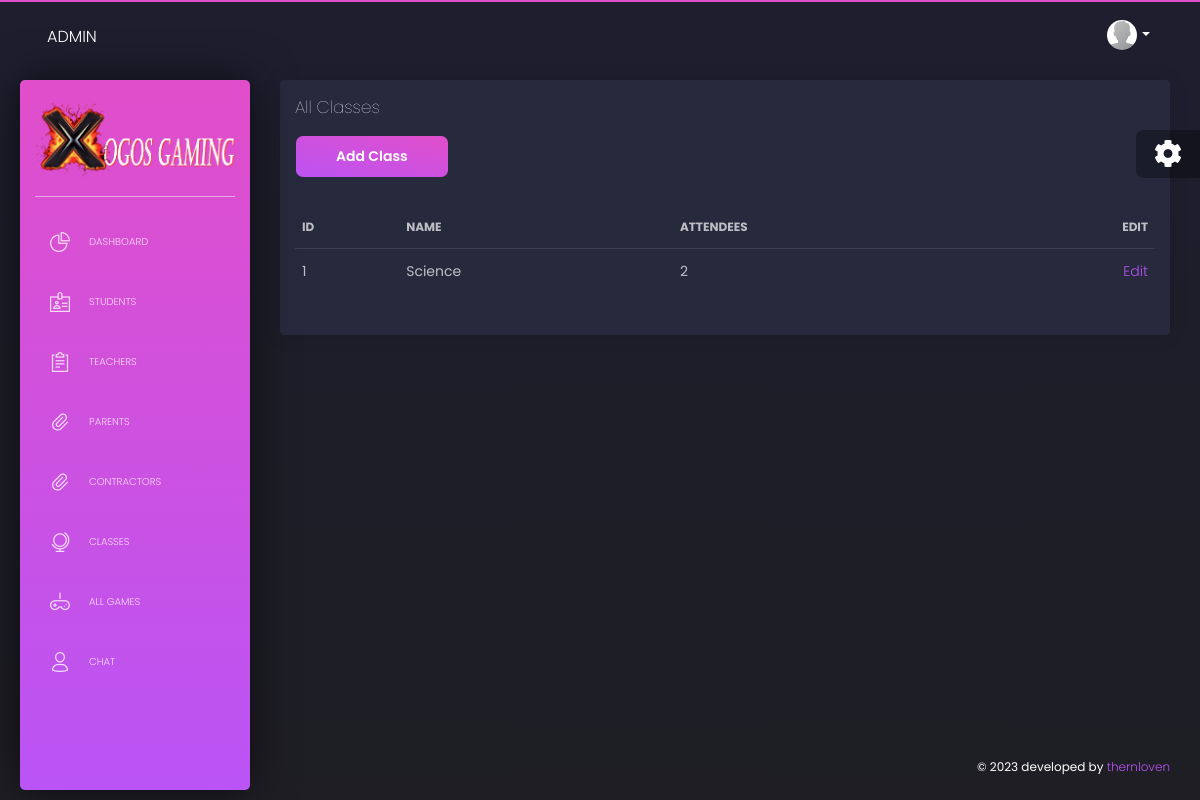
The app's page /admin/classes.php (signed in) with its own data.
### tables this page shows
CREATE TABLE `classes` (
  `class_id` int NOT NULL,
  `class_teacher_id` varchar(255) DEFAULT NULL,
  `class_subject` varchar(255) DEFAULT NULL
);

### admin/functions.php (called while the page is built, shortened)
<?php
function is_student()
{
    if (isLoggedIn()) {
        $result = query("SELECT user_role FROM users WHERE user_id=" . $_SESSION['user_id'] . "");
        $row = fetchRecords($result);
        if ($row['user_role'] == 'student') {
            return true;
        } else {
            return false;
        }
    }
    return false;
}
function is_teacher()
{
    if (isLoggedIn()) {
        $result = query("SELECT user_role FROM users WHERE user_id=" . $_SESSION['user_id'] . "");
        $row = fetchRecords($result);
        if ($row['user_role'] == 'teacher') {
            return true;
        } else {
            return false;
        }
    }
    return false;
}
function is_parent()
{
    if (isLoggedIn()) {
        $result = query("SELECT user_role FROM users WHERE user_id=" . $_SESSION['user_id'] . "");
        $row = fetchRecords($result);
        if ($row['user_role'] == 'parent') {
            return true;
        } else {
            return false;
        }
    }
    return false;
}
function is_admin()
{
    if (isLoggedIn()) {
        $result = query("SELECT user_role FROM users WHERE user_id=" . $_SESSION['user_id'] . "");
        $row = fetchRecords($result);
        if ($row['user_role'] == 'admin') {
            return true;
        } else {
            return false;
        }
    }
    return false;
}
function isLoggedIn()
{
    if (isset($_SESSION['user_id'])) {
        return true;
    }
    return false;
}
function query($query)
{
    global $connection;
    $result = mysqli_query($connection, $query);
    return $result;
}
function fetchRecords($result)
{
    return mysqli_fetch_array($result);
}

### admin/includes/all_classes.php (the view, shortened to what this page needs)
<?php include "includes/sidebar.php" ?>
<?php include "includes/navbar.php"; ?>
<div class="content">
  <div class="row">
    <div class="col-md-12">
      <div class="card ">
        <div class="card-header">
          <h4 class="card-title"> All Classes</h4>
          <div class="form-group">
            <button type="button" class="btn btn-primary" data-toggle="modal" data-target="#adminNewClass">Add Class</button>
          </div>
        </div>
        <div class="card-body">
          <div class="table-responsive">
            <table class="table tablesorter">
              <thead class="text-primary">
                <tr>
                  <th>Id</th>
                  <th>Name</th>
                  <th>Attendees</th>
                  <th class="text-right">Edit</th>
                </tr>
              </thead>
              <tbody>
                <?php
                $query = "SELECT classes.class_id, classes.class_subject, COUNT(enrollments.student_id) as attendees
                          FROM classes
                          LEFT JOIN enrollments ON classes.class_id = enrollments.class_id
                          GROUP BY classes.class_id, classes.class_subject
                          ORDER BY classes.class_subject DESC";
                $select_class = mysqli_query($connection, $query);
                while ($row = mysqli_fetch_assoc($select_class)) {
                  $class_id      = $row['class_id'];
                  $class_subject = $row['class_subject'];
                  $attendees     = $row['attendees'];
                  echo "<tr>";
                  echo "<td>$class_id</td>";
                  echo "<td>$class_subject</td>";
                  echo "<td>$attendees</td>";
                  echo "<td class='text-right'><a href='classes.php?source=edit_class_admin&edit_class_admin={$class_id}'>Edit</a></td>";
                  echo "</tr>";
                }
                ?>
              </tbody>
            </table>
          </div>
        </div>
      </div>
    </div>
  </div>
</div>

### admin/includes/header.php (shortened to what this page needs)
<?php include "db.php" ?>
<?php include "functions.php" ?>
<!DOCTYPE html>
<html lang="en">
<head>
  <link href="https://use.fontawesome.com/releases/v5.0.6/css/all.css" rel="stylesheet">
  <link href="assets/css/nucleo-icons.css" rel="stylesheet" />
  <link href="assets/css/styles.css?v=1.0.0" rel="stylesheet" />
  <link href="assets/demo/demo.css" rel="stylesheet" />
</head>
<body class="">

### admin/classes.php (shortened to what this page needs)
<?php include "includes/header.php"; ?>
<?php
                    if(isset($_GET ['source'])) {
                        $source = $_GET ['source'];
                    } else {
                        $source = ' ';
                    }
                    switch($source) {
                        default:
                        include "includes/all_classes.php";
                        break;
                    }
                    ?>
<?php include "includes/footer.php" ?>

### admin/includes/sidebar.php (shortened to what this page needs)
<div class="wrapper">
  <div class="sidebar" data-color="blue">
    <div class="sidebar-wrapper">
      <div class="logo">
        <a href="javascript:void(0)" class="simple-text logo-normal">
          <img src="./assets/img/xogos-gaming-logo.png" alt="">
        </a>
      </div>
      <ul class="nav">
        <li class="">
          <a href="index.php">
            <i class="tim-icons icon-chart-pie-36"></i>
            <p>Dashboard</p>
          </a>
        </li>
        <?php if (is_admin()) : ?>
          <li>
            <a href="students.php">
              <i class="tim-icons icon-badge"></i>
              <p>Students</p>
            </a>
          </li>
        <?php endif ?>
        <?php if (is_admin()) : ?>
          <li>
            <a href="teachers.php">
              <i class="tim-icons icon-notes"></i>
              <p>Teachers</p>
            </a>
          </li>
        <?php endif ?>
        <?php if (is_admin()) : ?>
          <li>
            <a href="parents.php">
              <i class="tim-icons icon-attach-87"></i>
              <p>Parents</p>
            </a>
          </li>
        <?php endif ?>
        <?php if (is_admin()) : ?>
          <li>
            <a href="contractors.php">
              <i class="tim-icons icon-attach-87"></i>
              <p>Contractors</p>
            </a>
          </li>
        <?php endif ?>
        <?php if (is_admin()) : ?>
          <li>
            <a href="classes.php">
              <i class="tim-icons icon-globe-2"></i>
              <p>Classes</p>
            </a>
          </li>
        <?php endif ?>
        <?php if (is_teacher() or is_student() or is_parent() or is_admin()) : ?>
          <li>
            <a href="all_games.php">
              <i class="tim-icons icon-controller"></i>
              <p>All Games</p>
            </a>
          </li>
        <?php endif ?>
        <?php if (is_teacher() or is_student() or is_parent() or is_admin()) : ?>
          <li>
            <a href="chat.php">
              <i class="tim-icons icon-single-02"></i>
              <p>Chat</p>
            </a>
          </li>
        <?php endif ?>
      </ul>
    </div>
  </div>

### admin/includes/navbar.php (shortened to what this page needs)
<div class="main-panel">
      <nav class="navbar navbar-expand-lg navbar-absolute navbar-transparent">
        <div class="container-fluid">
          <div class="navbar-wrapper">
            <a class="navbar-brand" href="javascript:void(0)"><?php echo $_SESSION['user_role']; ?></a>
          </div>
          <div class="collapse navbar-collapse" id="navigation">
            <ul class="navbar-nav ml-auto">
              <li class="dropdown nav-item">
                <a href="#" class="dropdown-toggle nav-link" data-toggle="dropdown">
                  <div class="photo">
                    <img src="./assets/img/avatars/<?php echo $_SESSION['img'] ?>" alt="Profile Photo">
                  </div>
                  <b class="caret d-none d-lg-block d-xl-block"></b>
                </a>
              </li>
            </ul>
          </div>
        </div>
      </nav>

### admin/includes/footer.php (shortened to what this page needs)
<footer class="footer">
  <div class="container-fluid">
    <div class="copyright">
      ©
       developed by
      <a href="javascript:void(0)" target="_blank">thernloven</a>
    </div>
  </div>
</footer>
</div>
</div>
<div class="fixed-plugin">
  <div class="dropdown show-dropdown">
    <a href="#" data-toggle="dropdown">
      <i class="fa fa-cog fa-2x"> </i>
    </a>
  </div>
</div>
</body>
</html>

### admin/includes/add_classes_admin.php (style rules this page uses)
.content { padding:50px; }

### records on screen
classes: class_id "1", class_subject "Science", attendees "2"

### other values on screen
$_SESSION['user_role'] "ADMIN"
